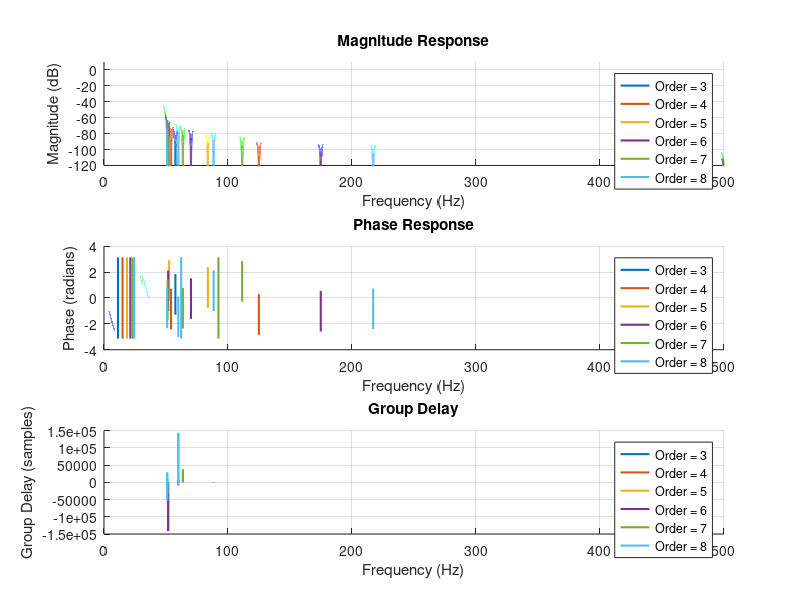

The MATLAB source for this figure: (Note: this script raises an error after producing the figure.)
% Specifications
Fs = 1000; % Sampling frequency (chosen to be sufficiently high)
Fdip = 50; % Frequency where the first dip (zero) should occur
Rp = 3;    % Stopband ripple in dB
Rs = 60;   % Stopband attenuation in dB

% Normalize the dip frequency (where the first singularity occurs)
Ws = 2 * Fdip / Fs;  % Normalized stopband edge frequency

% Orders to analyze
filter_orders = [3, 4, 5, 6, 7, 8];

% Colors for different filter orders
colors = lines(length(filter_orders));

% Frequency vector for responses
N_points = 1024000; % Increased resolution (1000x higher than original 1024)
f = linspace(0, Fs/2, N_points);

% Initialize figure for combined plots
figure;

% Loop over each filter order
for i = 1:length(filter_orders)
    n = filter_orders(i); % Current filter order
    
    % Design the Inverse Chebyshev lowpass filter
    [b, a] = cheby2(n, Rs, Ws, 'low');
    
    % Frequency response
    [H, ~] = freqz(b, a, N_points, Fs);
    
    % Group delay
    [gd, f_gd] = grpdelay(b, a, N_points, Fs);
    
    % Plot Magnitude Response
    subplot(3, 1, 1);
    hold on;
    plot(f, 20*log10(abs(H)), 'LineWidth', 1.5, 'Color', colors(i, :));
    title('Magnitude Response');
    xlabel('Frequency (Hz)');
    ylabel('Magnitude (dB)');
    xlim([0 500]);
    ylim([-120 10]);
    grid on;
    
    % Plot Phase Response
    subplot(3, 1, 2);
    hold on;
    plot(f, angle(H), 'LineWidth', 1.5, 'Color', colors(i, :));
    title('Phase Response');
    xlabel('Frequency (Hz)');
    ylabel('Phase (radians)');
    xlim([0 500]);
    grid on;
    
    % Plot Group Delay
    subplot(3, 1, 3);
    hold on;
    plot(f_gd, gd, 'LineWidth', 1.5, 'Color', colors(i, :));
    title('Group Delay');
    xlabel('Frequency (Hz)');
    ylabel('Group Delay (samples)');
    xlim([0 500]);
    grid on;
end

% Add legends
subplot(3, 1, 1);
legend(arrayfun(@(n) ['Order = ' num2str(n)], filter_orders, 'UniformOutput', false), 'Location', 'Best');

subplot(3, 1, 2);
legend(arrayfun(@(n) ['Order = ' num2str(n)], filter_orders, 'UniformOutput', false), 'Location', 'Best');

subplot(3, 1, 3);
legend(arrayfun(@(n) ['Order = ' num2str(n)], filter_orders, 'UniformOutput', false), 'Location', 'Best');

sgtitle('High-Resolution Magnitude, Phase, and Group Delay Responses for Different Filter Orders');
